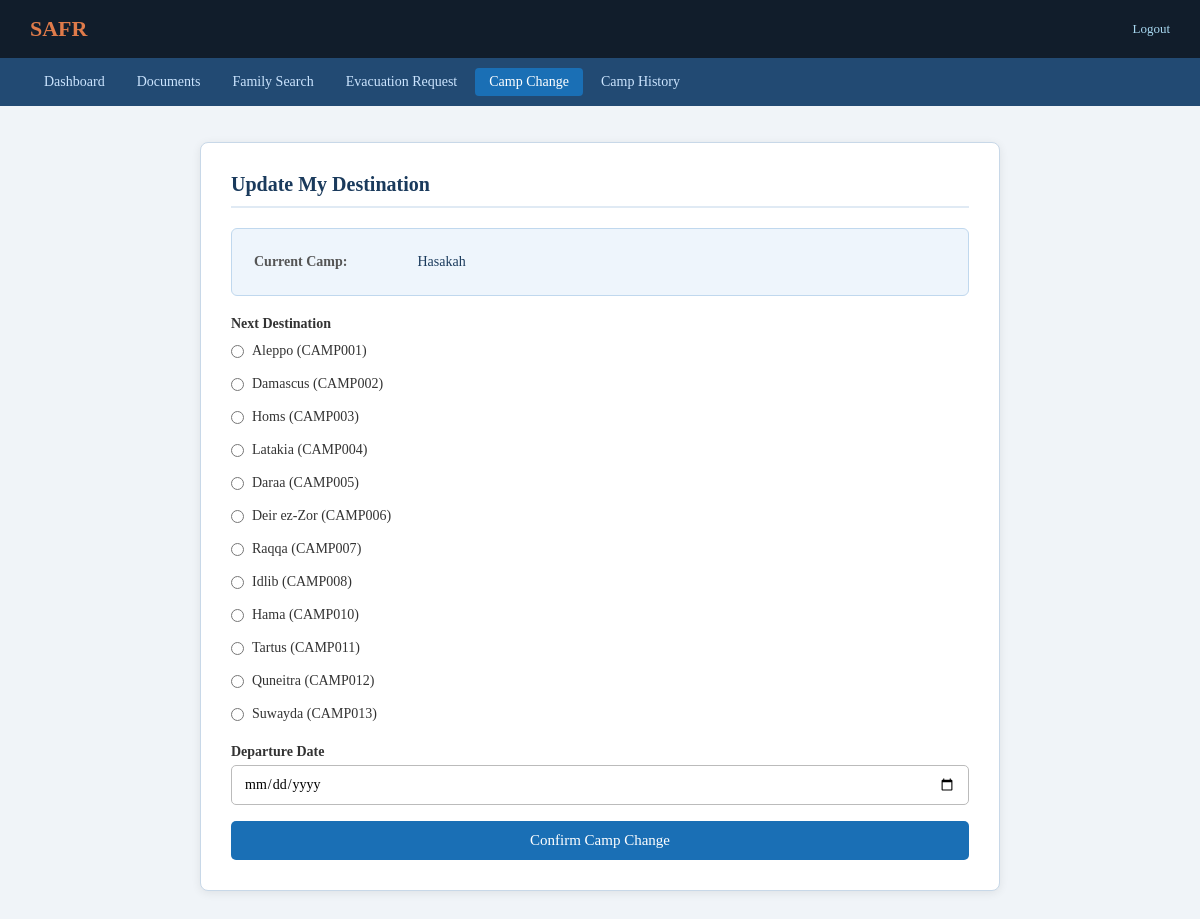
Screenshot of /SAFR/Refugeedashboard/camp_change.php (signed in) with the database file from the repository.
### tables this page shows
CREATE TABLE `camp` (
  `Camp_id` varchar(20) NOT NULL,
  `Location` varchar(100) NOT NULL,
  `Capacity` int(11) DEFAULT NULL,
  `Volunteer_id` varchar(20) DEFAULT NULL,
  `Evareq_id` varchar(20) DEFAULT NULL
);

### SAFR/Refugeedashboard/camp_change.php (the view, shortened to what this page needs)
<?php
include("../dbconnect.php");
$safr_id = $_SESSION['safr_id'];
$sql = "SELECT * FROM refugee_stay_in_camp WHERE Safr_id = '$safr_id' ORDER BY Arrival_date DESC LIMIT 1";
$cid_result = mysqli_query($conn, $sql);
$camp_id2   = mysqli_fetch_array($cid_result);
$camp_id    = $camp_id2['Camp_id'];
$sql = "SELECT * FROM camp WHERE Camp_id='$camp_id'";
$cname_result = mysqli_query($conn, $sql);
$c_name    = mysqli_fetch_array($cname_result);
$camp_name = $c_name['Location'];
$sql   = "SELECT Camp_id, Location FROM camp WHERE Camp_id != '$camp_id'";
$camps = mysqli_query($conn, $sql);
?>
<!DOCTYPE html>
<html lang="en">
<head>
    <link href="../css/safr.css" rel="stylesheet">
</head>
<body>
<div class="safr-topbar">
    <a href="refugee_dashboard.php" class="brand">SAFR</a>
    <div class="topbar-right">
        <a href="refugee_logout.php">Logout</a>
    </div>
</div>
<div class="safr-nav">
    <a href="refugee_dashboard.php">Dashboard</a>
    <a href="see_documents.php">Documents</a>
    <a href="family_Search.php">Family Search</a>
    <a href="evac_rec.php">Evacuation Request</a>
    <a href="camp_change.php" class="active">Camp Change</a>
    <a href="camp_history.php">Camp History</a>
</div>
<div class="safr-container">
    <h2>Update My Destination</h2>
    <div class="safr-info-box" style="margin-bottom:20px;">
        <p><strong>Current Camp:</strong> <?php echo $camp_name; ?></p>
    </div>
    <form action="camp_change.php" method="post">
        <label>Next Destination</label>
        <div style="margin-bottom:16px; font-size:14px; line-height:2;">
        <?php
        if(mysqli_num_rows($camps) > 0){
            while($row = mysqli_fetch_array($camps)){
                echo '<label style="font-weight:normal; display:flex; align-items:center; gap:8px;">';
                echo '<input type="radio" name="destination" value="' . $row['Camp_id'] . '" style="width:auto; margin:0;">';
                echo $row['Location'] . ' (' . $row['Camp_id'] . ')';
                echo '</label>';
            }
        }
        ?>
        </div>
        <label for="dept_date">Departure Date</label>
        <input type="date" id="dept_date" name="dept_date" required>
        <button type="submit" class="safr-btn safr-btn-full">Confirm Camp Change</button>
    </form>
</div>
</body>
</html>

### SAFR/css/safr.css (style rules this page uses)
*, *::before, *::after { box-sizing: border-box; margin: 0; padding: 0; }
body { font-family: Georgia, serif; background: #f0f4f8; color: #333; }
.safr-topbar { background: #111d2b; color: white; padding: 16px 30px; display: flex; justify-content: space-between; align-items: center; }
.safr-topbar .brand { font-size: 22px; font-weight: bold; color: #e07b4a; text-decoration: none; }
.safr-topbar .topbar-right { font-size: 13px; color: #a8d8f0; }
.safr-topbar .topbar-right a { color: #a8d8f0; text-decoration: none; margin-left: 16px; }
.safr-nav { background: #224a73; padding: 10px 30px; display: flex; gap: 4px; flex-wrap: wrap; }
.safr-nav a { color: #cce5ff; text-decoration: none; font-size: 14px; padding: 6px 14px; border-radius: 4px; }
.safr-nav a.active { background: #1a6fb5; color: white; }
.safr-container { max-width: 800px; margin: 36px auto; background: white; padding: 30px; border-radius: 8px; border: 1px solid #c8d8e8; box-shadow: 0 2px 10px rgba(0,0,0,0.08); }
.safr-container h2 { color: #1a3a5c; margin-top: 0; margin-bottom: 20px; border-bottom: 2px solid #e0eaf4; padding-bottom: 10px; font-size: 20px; }
.safr-container label { display: block; margin-bottom: 5px; font-weight: bold; color: #333; font-size: 14px; }
.safr-container input[type="text"], .safr-container input[type="password"], .safr-container input[type="email"], .safr-container input[type="number"], .safr-container input[type="date"], .safr-container select, .safr-container textarea { width: 100%; padding: 10px 12px; margin-bottom: 16px; border: 1px solid #bbb; border-radius: 5px; font-size: 14px; box-sizing: border-box; font-family: Georgia, serif; background: #fff; }
.safr-btn { background: #1a6fb5; color: white; padding: 10px 24px; border: none; border-radius: 5px; font-size: 14px; cursor: pointer; font-family: Georgia, serif; text-decoration: none; display: inline-block; }
.safr-btn-full { width: 100%; padding: 11px; font-size: 15px; }
.safr-info-box { background: #eef5fc; border: 1px solid #c0d8ee; border-radius: 6px; padding: 18px 22px; margin-bottom: 20px; }
.safr-info-box p { margin: 7px 0; font-size: 14px; color: #1a3a5c; }
.safr-info-box strong { display: inline-block; width: 160px; color: #555; }

### rows the page displays
camp: Location "Hasakah"
camp: Location "Aleppo", Camp_id "CAMP001"
camp: Location "Damascus", Camp_id "CAMP002"
camp: Location "Homs", Camp_id "CAMP003"
camp: Location "Latakia", Camp_id "CAMP004"
camp: Location "Daraa", Camp_id "CAMP005"
camp: Location "Deir ez-Zor", Camp_id "CAMP006"
camp: Location "Raqqa", Camp_id "CAMP007"
camp: Location "Idlib", Camp_id "CAMP008"
camp: Location "Hama", Camp_id "CAMP010"
camp: Location "Tartus", Camp_id "CAMP011"
camp: Location "Quneitra", Camp_id "CAMP012"
camp: Location "Suwayda", Camp_id "CAMP013"
